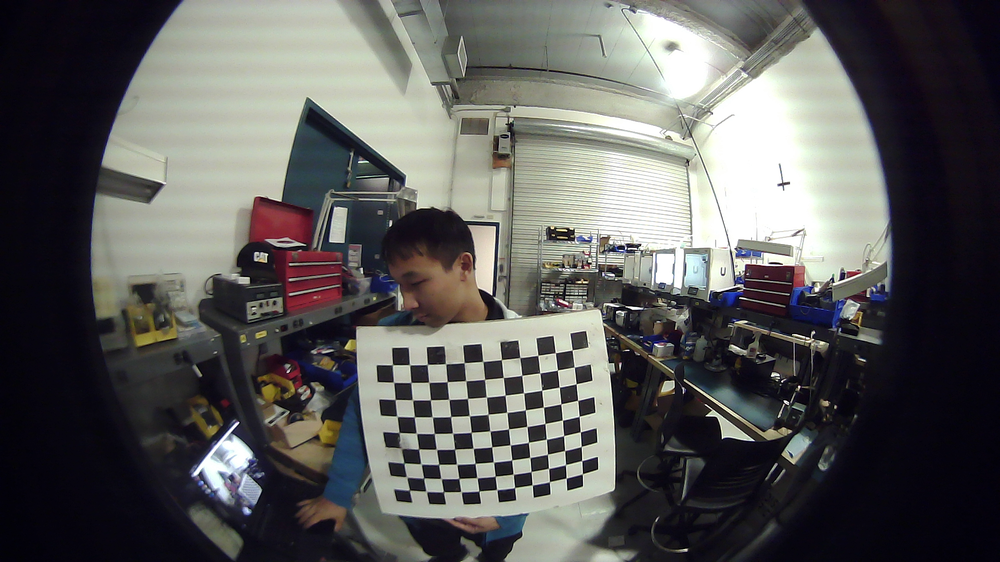
#> input picture tools/camera_calib_tools/onboard_1920/onboard_1920_001.png, 1000 x 562 px, shrunk from 1920 x 1080 before the run; its folder holds only this picture in this run
$ python cal_cam_file_fisheye.py
#> lines starting #> are read from the running program, lines starting #| are printed output that depends on the picture
#!/usr/bin/env python

import glob
from urllib.request import DataHandler

import cv2
import numpy as np

# Defining the dimensions of checkerboard
CHECKERBOARD = (9, 11)
criteria = (cv2.TERM_CRITERIA_EPS + cv2.TERM_CRITERIA_MAX_ITER, 1000, 1e-6)
# calibration_flags = cv2.fisheye.CALIB_RECOMPUTE_EXTRINSIC + \
#  cv2.fisheye.CALIB_CHECK_COND + cv2.fisheye.CALIB_FIX_SKEW
calibration_flags = cv2.fisheye.CALIB_RECOMPUTE_EXTRINSIC + cv2.fisheye.CALIB_FIX_SKEW

# Creating vector to store vectors of 3D points for each checkerboard image
objpoints = []
# Creating vector to store vectors of 2D points for each checkerboard image
imgpoints = []

# Defining the world coordinates for 3D points
objp = np.zeros((1, CHECKERBOARD[0] * CHECKERBOARD[1], 3), np.float32)
objp[0, :, :2] = np.mgrid[0 : CHECKERBOARD[0], 0 : CHECKERBOARD[1]].T.reshape(-1, 2)
prev_img_shape = None

# Setup data collection
cv2.namedWindow("Camera")

# Extracting path of individual image stored in a given directory
images = glob.glob("onboard_1920/*.png")

for fname in images:
    img = cv2.imread(fname)
#> img is the input picture: shape (562, 1000, 3); mean B, G, R 90.3, 91.6, 91.9
    gray = cv2.cvtColor(img, cv2.COLOR_BGR2GRAY)
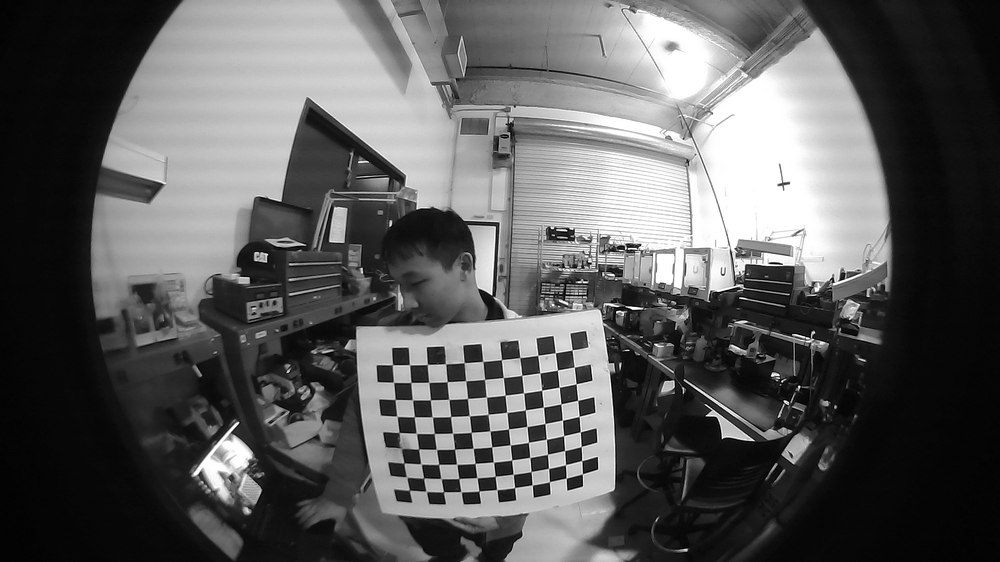
#> gray: shape (562, 1000); min 0, max 255, mean 91.5

    print("Checking image for corners...")

    # Find the chess board corners
    # If desired number of corners are found in the image then ret = true
    ret, corners = cv2.findChessboardCorners(
        gray,
        CHECKERBOARD,
        cv2.CALIB_CB_ADAPTIVE_THRESH
        + cv2.CALIB_CB_FAST_CHECK
        + cv2.CALIB_CB_NORMALIZE_IMAGE,
    )
#> ret = True; corners = 99 rows, first 8: [572.1, 350], [574.3, 367.1], [576.3, 383.7], [577.6, 400.4], [579.2, 416.3], [580.2, 431.8], [581.3, 446.5], [581.6, 460.6]

    """
  If desired number of corner are detected,
  we refine the pixel coordinates and display
  them on the images of checker board
  """
    if ret:
        print("Corners found!")
        # refining pixel coordinates for given 2d points.
        corners2 = cv2.cornerSubPix(gray, corners, (11, 11), (-1, -1), criteria)
#> corners2 = 99 rows, first 8: [572.2, 349.9], [574.2, 366.9], [576.2, 383.8], [577.7, 400.4], [579.2, 416.4], [580.3, 431.9], [581.4, 447.3], [582, 467.2]

        # Draw and display the corners
        img_corners = cv2.drawChessboardCorners(img, CHECKERBOARD, corners2, ret)
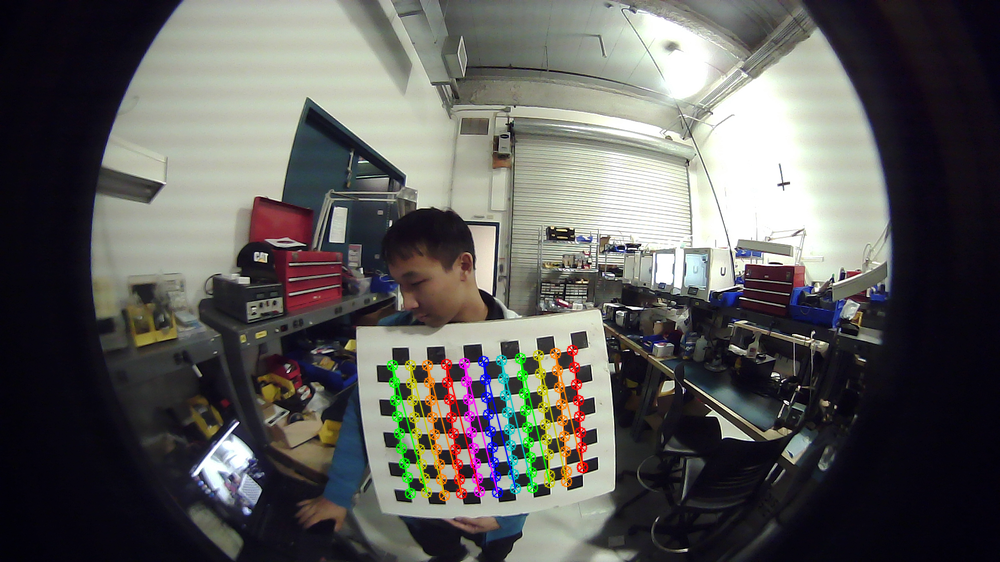
#> img_corners: shape (562, 1000, 3); mean B, G, R 89.6, 91.6, 92.3
        cv2.imshow("Camera", img_corners)

        # Check for user input
        print("Image OK? Press Space to continue and ESC to cancel.")
        k = cv2.waitKey(0)
#> (key Esc is pressed here)
        if k % 256 == 27:  # ESC pressed
            print("Escape hit, closing...")
            break

        elif k % 256 == 32:  # SPACE pressed
            # Save data
            objpoints.append(objp)
            imgpoints.append(corners2)
    else:
        print("Corners not found, skipping image...")
cv2.destroyAllWindows()

# h, w = img.shape[:2]

if len(objpoints) > 0 and len(imgpoints) > 0:
    """
    Performing camera calibration by
    passing the value of known 3D points (objpoints)
    and corresponding pixel coordinates of the
    detected corners (imgpoints)
    """

    N_OK = len(objpoints)
    K = np.zeros((3, 3))
    D = np.zeros((4, 1))
    rvecs = [np.zeros((1, 1, 3), dtype=np.float64) for i in range(N_OK)]
    tvecs = [np.zeros((1, 1, 3), dtype=np.float64) for i in range(N_OK)]

    ret, _, _, _, _ = cv2.fisheye.calibrate(
        objpoints,
        imgpoints,
        gray.shape[::-1],
        K,
        D,
        rvecs,
        tvecs,
        calibration_flags,
        (cv2.TERM_CRITERIA_EPS + cv2.TERM_CRITERIA_MAX_ITER, 30, 1e-6),
    )

    print("Camera matrix : \n")
    print(K)
    print("dist : \n")
    print(D)
    print("rvecs : \n")
    print(rvecs)
    print("tvecs : \n")
    print(tvecs)

$ run again, on tools/camera_calib_tools/onboard_1920/onboard_1920_005.png
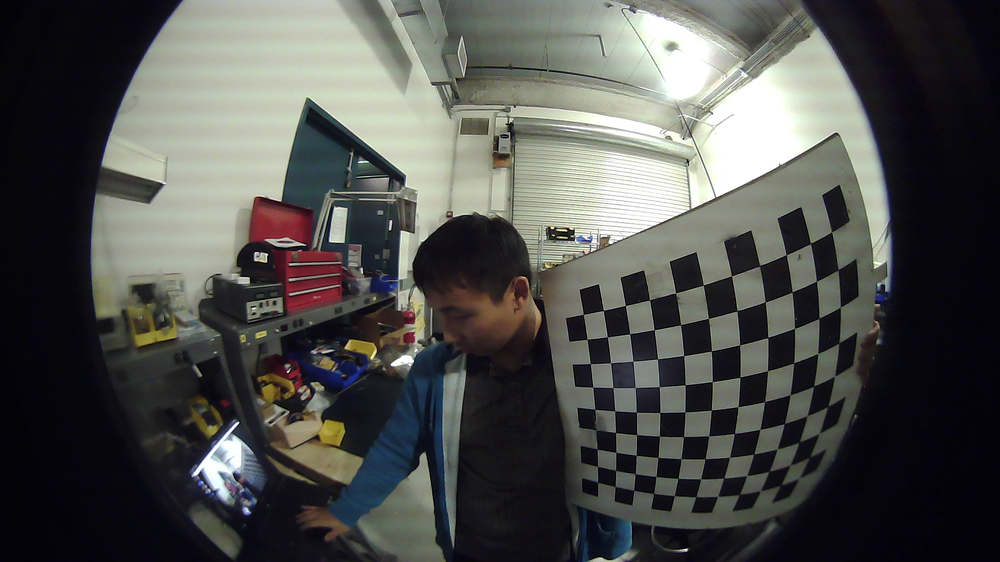
#> input picture tools/camera_calib_tools/onboard_1920/onboard_1920_005.png, 1000 x 562 px, shrunk from 1920 x 1080 before the run
#> img is the input picture: shape (562, 1000, 3); mean B, G, R 77.5, 80.1, 79.3
#> `gray = cv2.cvtColor(img, cv2.COLOR_BGR2GRAY)`:
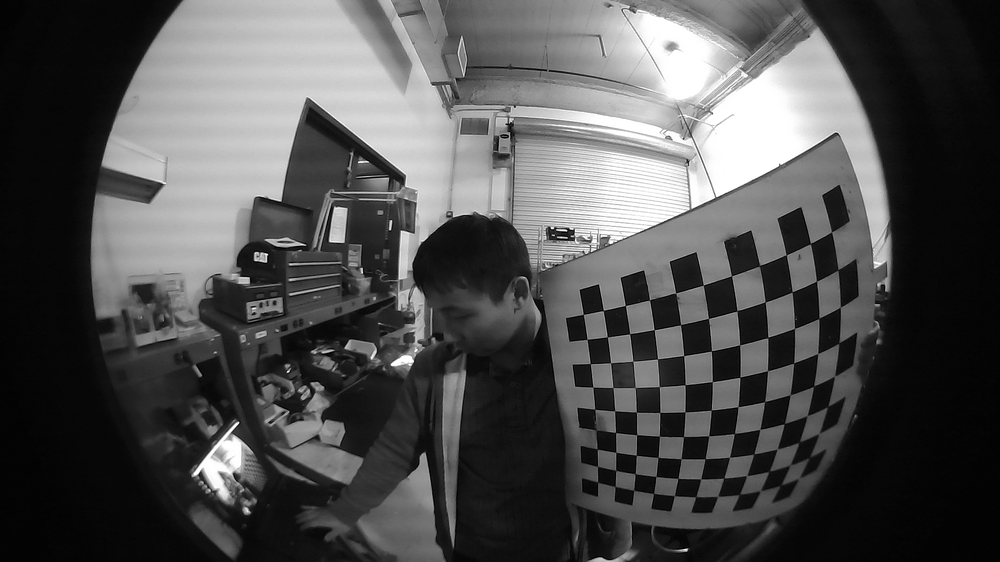
#> gray: shape (562, 1000); min 0, max 255, mean 79.6
#> ret = True; corners = 99 rows, first 8: [831.5, 231.9], [837.9, 269.5], [840.1, 307.3], [838.6, 342.9], [834.6, 376], [827.6, 406.2], [817.8, 434.3], [808.8, 457.3]
#> corners2 = 99 rows, first 8: [831.5, 231.7], [838.1, 269.7], [840.3, 307.1], [838.9, 343], [834.5, 376.1], [827.9, 406.5], [819.2, 433.4], [812.7, 456.6]
#> `img_corners = cv2.drawChessboardCorners(img, CHECKERBOARD, corners2, r..`:
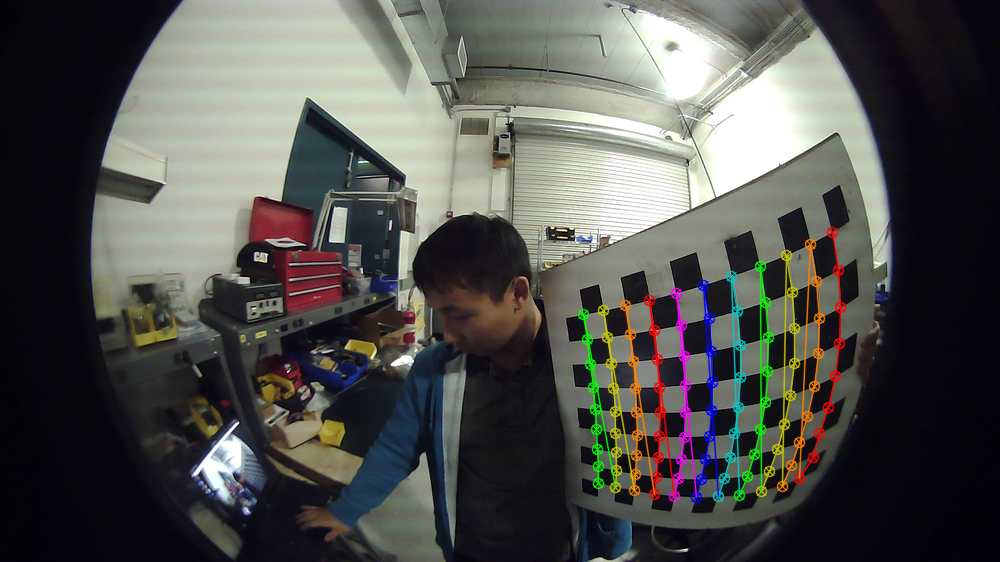
#> img_corners: shape (562, 1000, 3); mean B, G, R 77.6, 81.3, 81

$ run again, on tools/camera_calib_tools/onboard_1920/onboard_1920_007.png
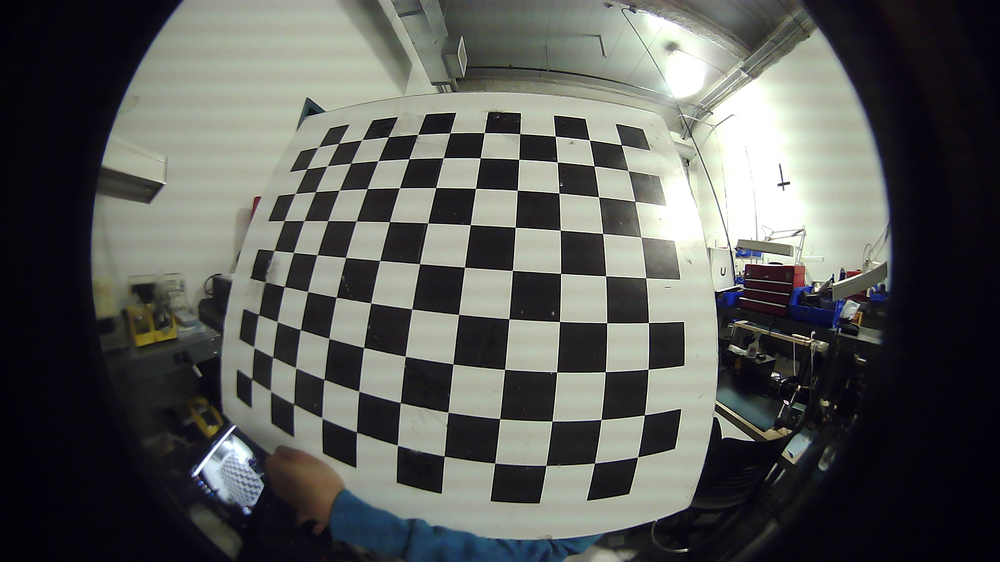
#> input picture tools/camera_calib_tools/onboard_1920/onboard_1920_007.png, 1000 x 562 px, shrunk from 1920 x 1080 before the run
#> img is the input picture: shape (562, 1000, 3); mean B, G, R 86.2, 89.2, 87.6
#> `gray = cv2.cvtColor(img, cv2.COLOR_BGR2GRAY)`:
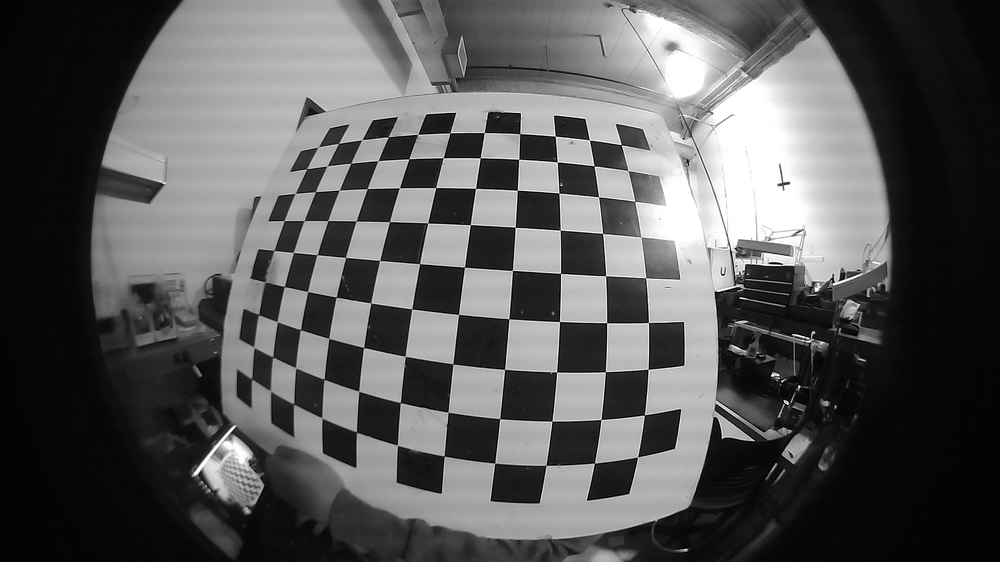
#> gray: shape (562, 1000); min 0, max 255, mean 88.4
#> ret = True; corners = 99 rows, first 8: [251.6, 378.8], [253.9, 347], [258.8, 314.6], [265.3, 281.9], [274, 250.6], [284.2, 220.7], [295.4, 193.3], [306.8, 168.7]
#> corners2 = 99 rows, first 8: [251.6, 378.9], [254.1, 347.3], [258.5, 314.5], [265.2, 281.7], [273.8, 250.4], [284.2, 220.6], [295.2, 193.4], [305.5, 168.8]
#> `img_corners = cv2.drawChessboardCorners(img, CHECKERBOARD, corners2, r..`:
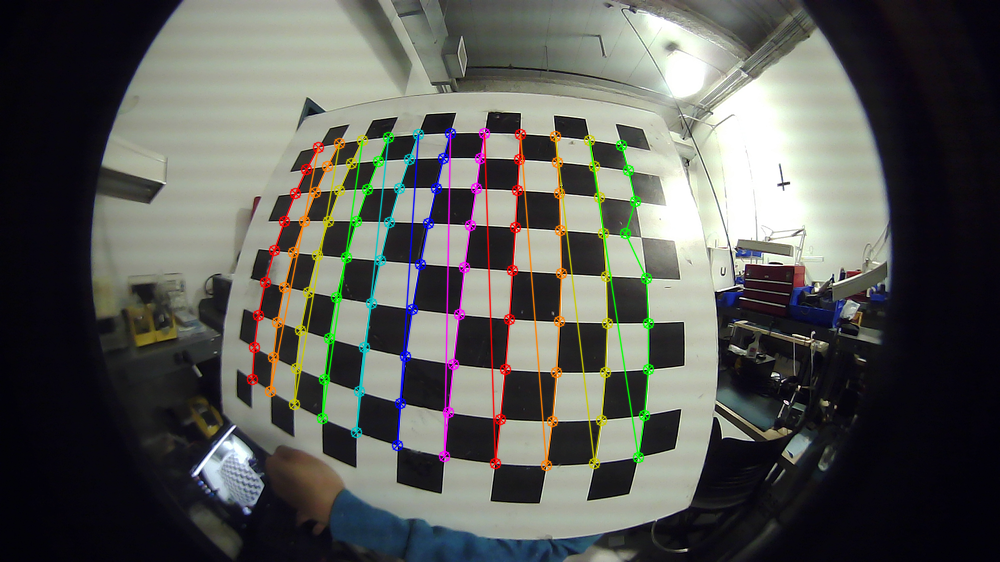
#> img_corners: shape (562, 1000, 3); mean B, G, R 85.3, 89.6, 88.6

$ run again, on tools/camera_calib_tools/onboard_1920/onboard_1920_002.png
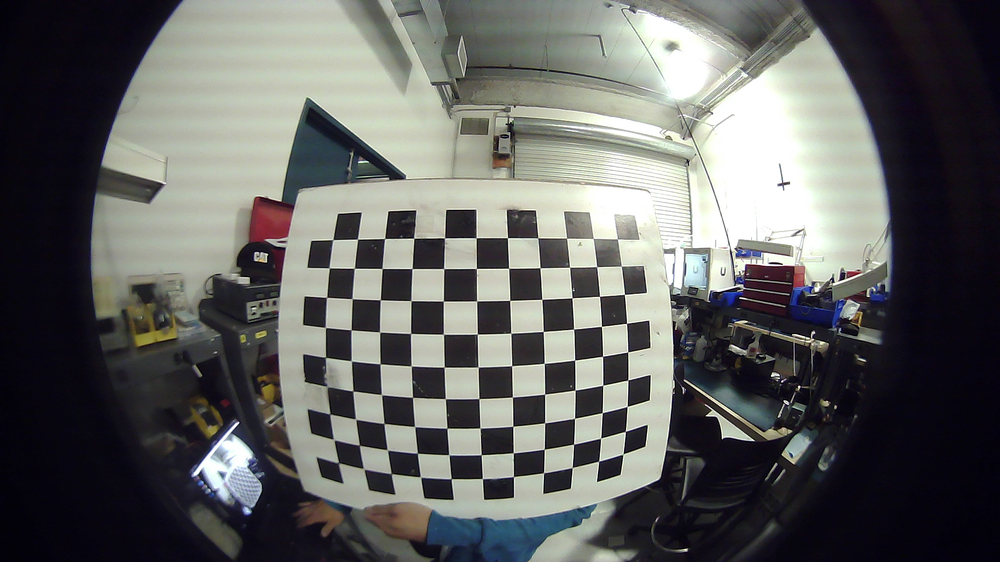
#> input picture tools/camera_calib_tools/onboard_1920/onboard_1920_002.png, 1000 x 562 px, shrunk from 1920 x 1080 before the run
#> img is the input picture: shape (562, 1000, 3); mean B, G, R 96.7, 98.2, 97.5
#> `gray = cv2.cvtColor(img, cv2.COLOR_BGR2GRAY)`:
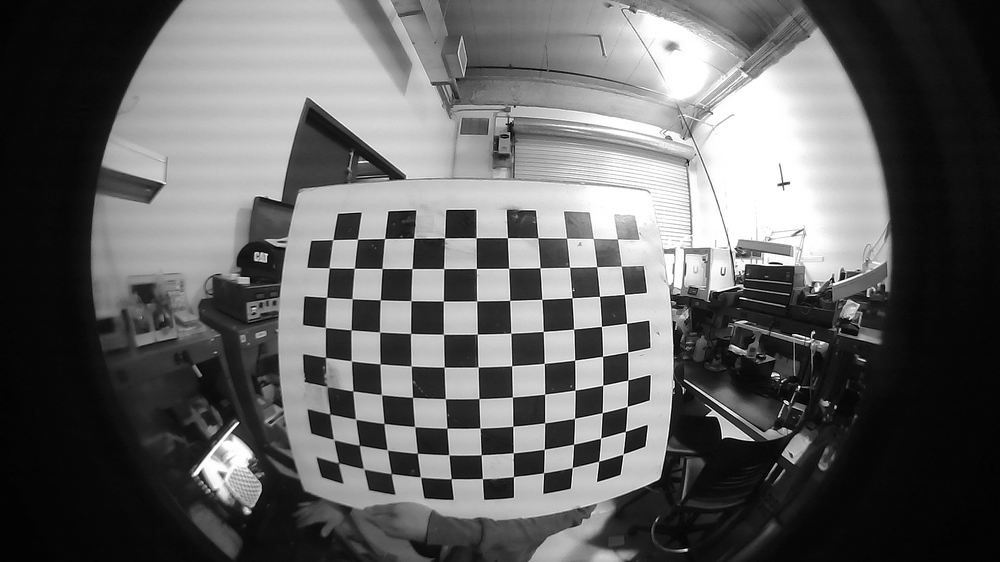
#> gray: shape (562, 1000); min 0, max 255, mean 97.8
#> ret = True; corners = 99 rows, first 8: [338.5, 462.7], [333.6, 439.5], [329.8, 413.8], [327.3, 386.7], [325.5, 357.3], [325.4, 327.5], [326.6, 297.3], [329.3, 267.8]
#> corners2 = 99 rows, first 8: [338.5, 462.8], [333.6, 439.6], [329.8, 413.9], [326.6, 386.4], [325.4, 357.5], [325.3, 327.5], [326.5, 297.4], [329.2, 267.8]
#> `img_corners = cv2.drawChessboardCorners(img, CHECKERBOARD, corners2, r..`:
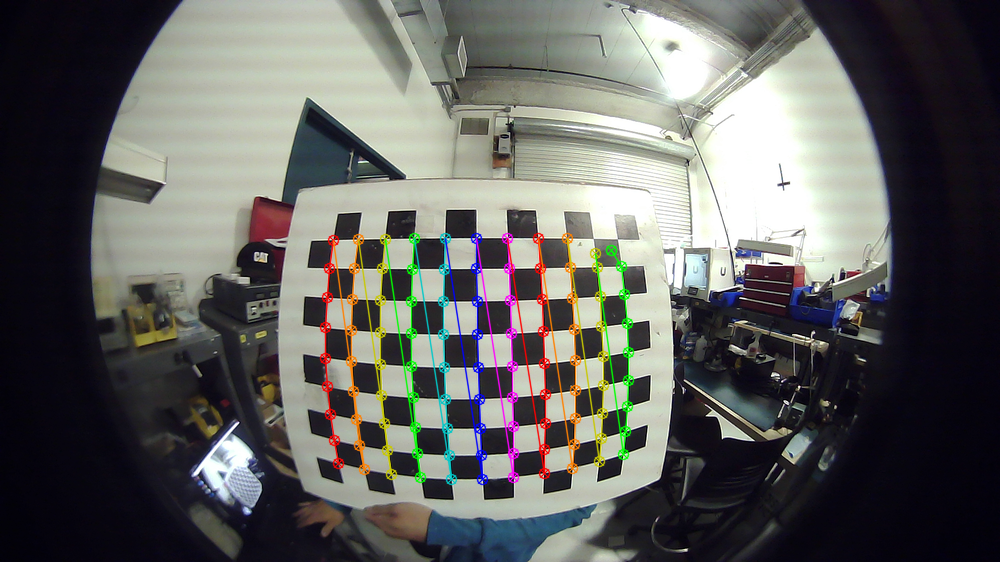
#> img_corners: shape (562, 1000, 3); mean B, G, R 95.6, 98.2, 98
